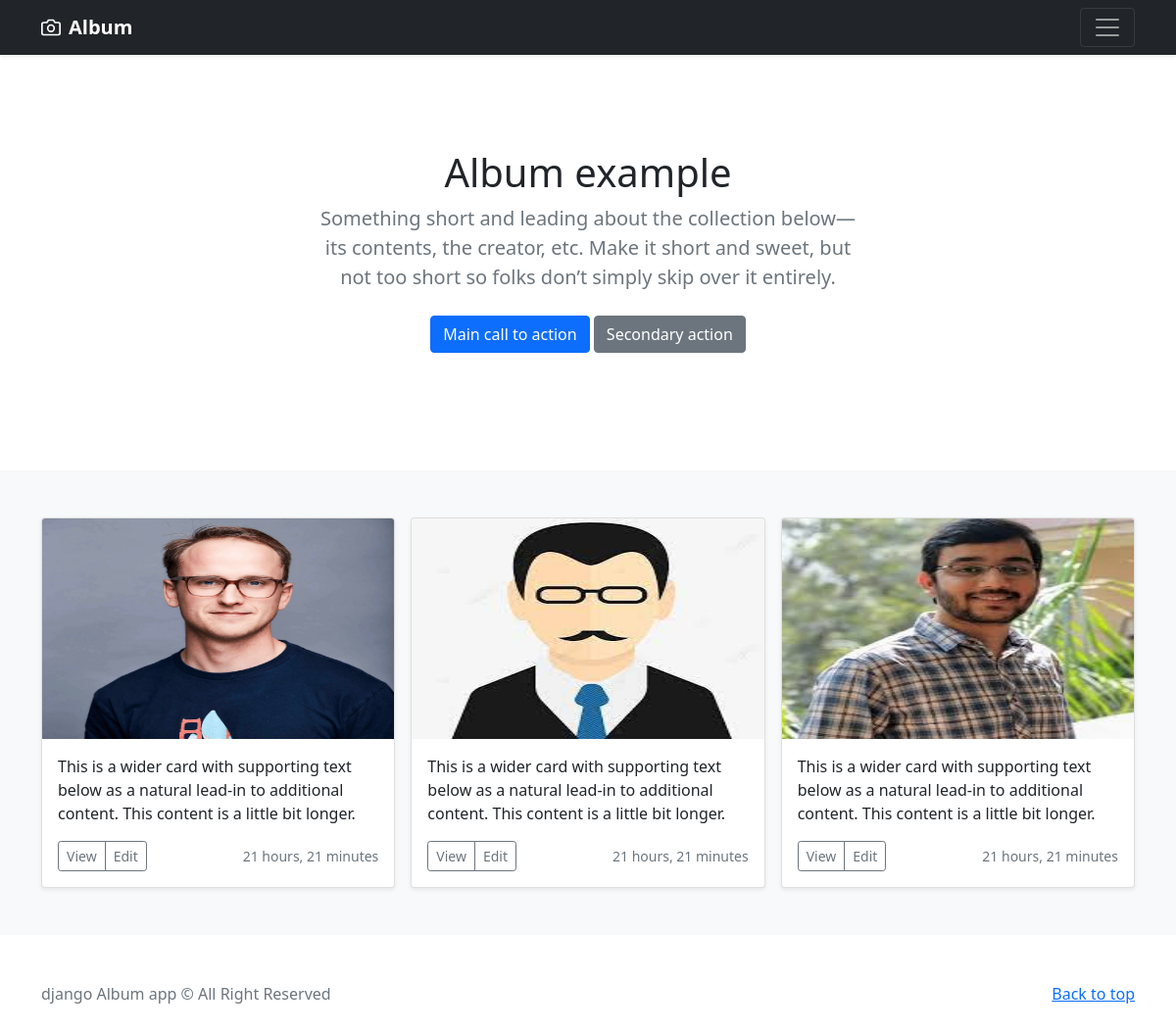
Screenshot of /album/ with the database file from the repository.
### album/models.py (models this page shows)
class Album(models.Model):
    thumbnail = models.ImageField(upload_to='album/photo')
    description = models.TextField()
    creation = models.DateTimeField(auto_now_add=True)

### album/views.py (the view)
# urls.py: path('',views.album, name='album')
def album(request):
    albums = Album.objects.all()
    context = {
        'albums' : albums
    }
    return render(request, 'album/index.html', context )

### templates/album/index.html (shortened to what this page needs)
{% load static %}
<!doctype html>
<html lang="en">
  <head>
<link href="{% static  'assets/dist/css/bootstrap.min.css' %}" rel="stylesheet">
  </head>
  <body>
<header>
  <div class="navbar navbar-dark bg-dark shadow-sm">
    <div class="container">
      <a href="#" class="navbar-brand d-flex align-items-center">
        <strong>Album</strong>
      </a>
      <button class="navbar-toggler" type="button" data-bs-toggle="collapse" data-bs-target="#navbarHeader" aria-controls="navbarHeader" aria-expanded="false" aria-label="Toggle navigation">
        <span class="navbar-toggler-icon"></span>
      </button>
    </div>
  </div>
</header>
<main>
  <section class="py-5 text-center container">
    <div class="row py-lg-5">
      <div class="col-lg-6 col-md-8 mx-auto">
        <h1 class="fw-light">Album example</h1>
        <p class="lead text-muted">Something short and leading about the collection below—its contents, the creator, etc. Make it short and sweet, but not too short so folks don’t simply skip over it entirely.</p>
        <p>
          <a href="#" class="btn btn-primary my-2">Main call to action</a>
          <a href="#" class="btn btn-secondary my-2">Secondary action</a>
        </p>
      </div>
    </div>
  </section>
  <div class="album py-5 bg-light">
    <div class="container">
      <div class="row row-cols-1 row-cols-sm-2 row-cols-md-3 g-3">
        {% for album in albums %}
        <div class="col">
         <div class="card shadow-sm">
        <img  class="bd-placeholder-img card-img-top" width="100%" height="225" src="{{album.thumbnail.url}}" />
            <div class="card-body">
              <p class="card-text">{{album.description}} </p>
              <div class="d-flex justify-content-between align-items-center">
                <div class="btn-group">
                  <button type="button" class="btn btn-sm btn-outline-secondary">View</button>
                  <button type="button" class="btn btn-sm btn-outline-secondary">Edit</button>
                </div>
                <small class="text-muted">{{album.creation | timesince}}</small>
              </div>
            </div>
          </div>
          </div>
          {% endfor %}
</main>
<footer class="text-muted py-5">
  <div class="container">
    <p class="float-end mb-1">
      <a href="#">Back to top</a>
    </p>
    <p class="mb-1">django Album app   &copy; All Right Reserved</p>
  </div>
</footer>
  </body>
</html>

### templates/album/index.html (style rules this page uses)
.bd-placeholder-img { font-size: 1.125rem; text-anchor: middle; -webkit-user-select: none; -moz-user-select: none; user-select: none; }

### rows the page displays
Album: thumbnail (picture), description "This is a wider card with supporting text below as a natural lead-in to additional content. This content is a little bit longer.", creation "21 hours, 21 minutes"
Album: thumbnail (picture), description "This is a wider card with supporting text below as a natural lead-in to additional content. This content is a little bit longer.", creation "21 hours, 21 minutes"
Album: thumbnail (picture), description "This is a wider card with supporting text below as a natural lead-in to additional content. This content is a little bit longer.", creation "21 hours, 21 minutes"
